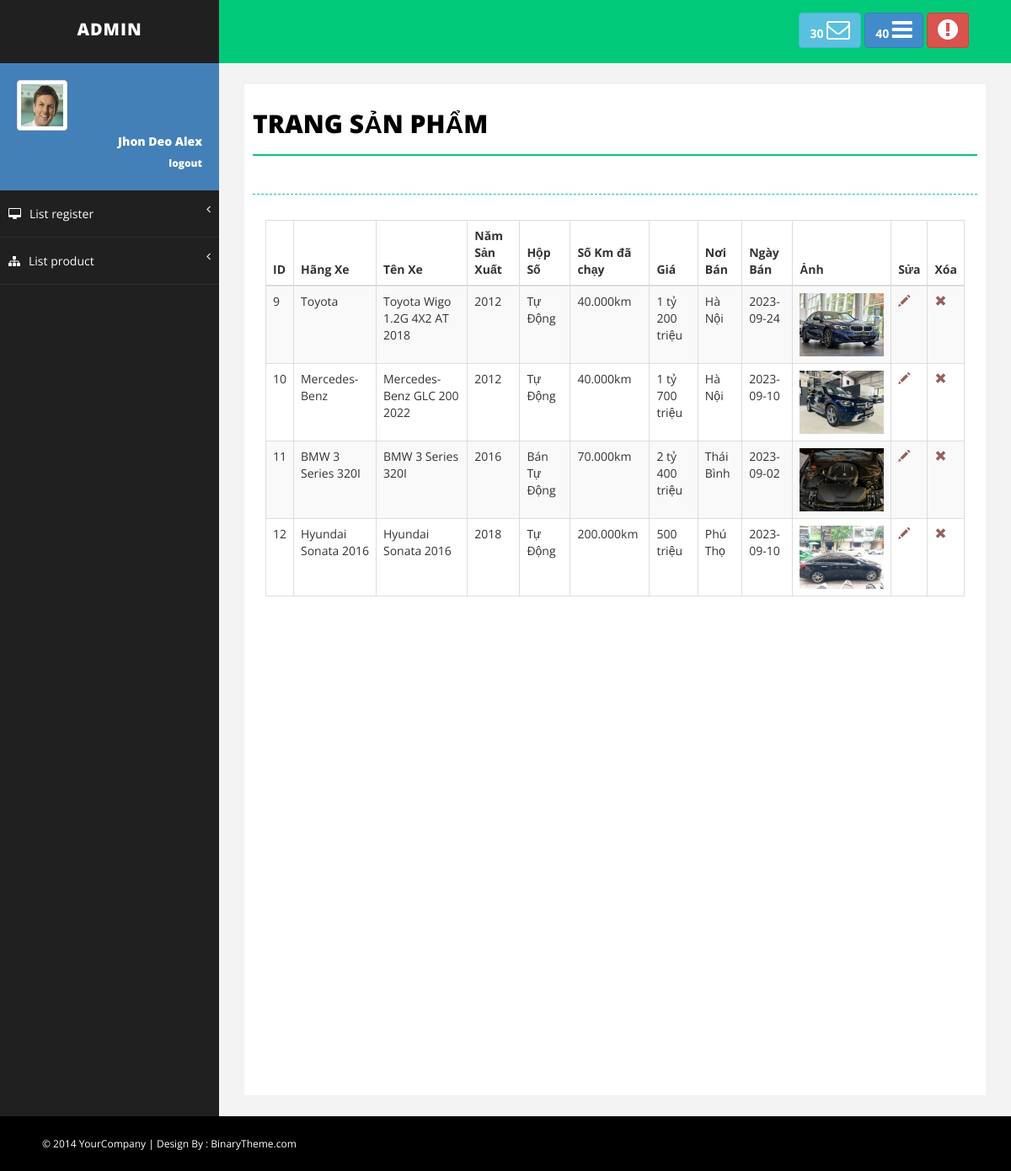
The app's page /admin/advance-admin/listproduct.php (signed in) with its own data.
### tables this page shows
CREATE TABLE `sanpham` (
  `ID` int(11) NOT NULL,
  `HangXe` varchar(255) DEFAULT NULL,
  `TenXe` varchar(255) DEFAULT NULL,
  `NamSanXuat` int(11) DEFAULT NULL,
  `HopSo` varchar(50) DEFAULT NULL,
  `SoKmDaChay` varchar(225) DEFAULT NULL,
  `Gia` varchar(225) DEFAULT NULL,
  `NoiBan` varchar(255) DEFAULT NULL,
  `NgayBan` date DEFAULT NULL,
  `Anh` varchar(255) DEFAULT NULL
);

### admin/advance-admin/control.php (called while the page is built, shortened)
<?php
include('../../connect.php');
class data
{
    private $conn;
    public function __construct() {
        global $conn;
        $this->conn = $conn;
    }
    public function get_all_products() {
        $sql = "SELECT * FROM sanpham";
        $result = mysqli_query($this->conn, $sql);
        $products = array();
        if ($result->num_rows > 0) {
            while ($row = $result->fetch_assoc()) {
                $products[] = $row;
            }
        }
        return $products;
    }
}

### admin/advance-admin/listproduct.php (the view, shortened to what this page needs)
<!DOCTYPE html>
<html xmlns="http://www.w3.org/1999/xhtml">
<head>
    <link href="assets/css/bootstrap.css" rel="stylesheet" />
    <link href="assets/css/font-awesome.css" rel="stylesheet" />
    <link href="assets/css/basic.css" rel="stylesheet" />
    <link href="assets/css/custom.css" rel="stylesheet" />
</head>
<body>
    <div id="wrapper">
        <nav class="navbar navbar-default navbar-cls-top " role="navigation" style="margin-bottom: 0">
            <div class="navbar-header">
                <a class="navbar-brand" href="index.html">ADMIN</a>
            </div>
            <div class="header-right">
              <a href="message-task.html" class="btn btn-info" title="New Message"><b>30 </b><i class="fa fa-envelope-o fa-2x"></i></a>
                <a href="message-task.html" class="btn btn-primary" title="New Task"><b>40 </b><i class="fa fa-bars fa-2x"></i></a>
                <a href="login.html" class="btn btn-danger" title="Logout"><i class="fa fa-exclamation-circle fa-2x"></i></a>
            </div>
        </nav>
        <nav class="navbar-default navbar-side" role="navigation">
            <div class="sidebar-collapse">
                <ul class="nav" id="main-menu">
                    <li>
                        <div class="user-img-div">
                            <img src="assets/img/user.png" class="img-thumbnail" />
                            <div class="inner-text">
                                Jhon Deo Alex
                            <br />
                            <small>
                                <a href="dangxuat.php" style="color: white">logout</a>
                                </small>
                            </div>
                        </div>
                    </li>
                    <li>
                        <a href="#"><i class="fa fa-desktop "></i>List register <span class="fa arrow"></span></a>
                    </li>
                    <li>
                        <a href="#"><i class="fa fa-sitemap "></i>List product<span class="fa arrow"></span></a>
            </div>
        </nav>
        <div id="page-wrapper">
        <div id="page-inner">
                <div class="row">
                    <div class="col-md-12">
                        <h1 class="page-head-line">Trang Sản Phẩm</h1>
                        <h1 class="page-subhead-line"> </h1>
                    </div>
                </div>
                <div class="col-lg-12 col-md-12 col-sm-12">
           <div class="table-responsive">
           <table class="table table-striped table-bordered table-hover">
    <thead>
    <tr>
    <th>ID</th>
    <th>Hãng Xe</th>
    <th>Tên Xe</th>
    <th>Năm Sản Xuất</th>
    <th>Hộp Số</th>
    <th>Số Km đã chạy</th>
    <th>Giá</th>
    <th>Nơi Bán</th>
    <th>Ngày Bán</th>
    <th>Ảnh</th>
    <th>Sửa</th>
    <th>Xóa</th>
</tr>
</thead>
<tbody>
    <?php
include('control.php');
$getdata = new data();
$products = $getdata->get_all_products();
foreach ($products as $product) {
    ?>
    <tr>
        <td><?php echo $product['ID'] ?></td>
        <td><?php echo $product['HangXe'] ?></td>
        <td><?php echo $product['TenXe'] ?></td>
        <td><?php echo $product['NamSanXuat'] ?></td>
        <td><?php echo $product['HopSo'] ?></td>
        <td><?php echo $product['SoKmDaChay'] ?></td>
        <td><?php echo $product['Gia'] ?></td>
        <td><?php echo $product['NoiBan'] ?></td>
        <td><?php echo $product['NgayBan'] ?></td>
        <td><img src='uploads/<?php echo $product['Anh'] ?>' alt='ảnh lỗi' width='100'></td>
        <td>
            <a href="edit_product.php?id=<?php echo $product['ID'] ?>">
                <span class="glyphicon glyphicon-pencil"></span>
            </a>
        </td>
        <td>
            <a href="delete_all.php?del_product=<?php echo $product['ID'] ?>" onclick="return(confirm('Bạn có chắc muốn xóa?'))">
                <span class="glyphicon glyphicon-remove"></span>
            </a>
        </td>
    </tr>
<?php } ?>
</tbody>
</table>
               </div>
         </div>
        </div>
    </div>
    <div id="footer-sec">
        &copy; 2014 YourCompany | Design By : <a href="http://www.binarytheme.com/" target="_blank">BinaryTheme.com</a>
    </div>
</body>
</html>

### admin/advance-admin/assets/css/basic.css (style rules this page uses)
body { font-family: 'Open Sans', sans-serif; line-height:25px; }
#wrapper { width: 100%; background: #202020; }
#page-wrapper { padding: 15px 15px; min-height: 600px; background: #F3F3F3; }
#page-inner { width: 100%; margin: 10px 20px 10px 0px; background-color: #fff!important; padding: 10px; min-height: 1200px; }
.page-head-line { font-size: 30px; text-transform: uppercase; color: #000; font-weight: 800; padding-bottom: 20px; border-bottom: 2px solid #00CA79; margin-bottom: 10px; }
.page-subhead-line { font-size: 14px; padding-top: 5px; padding-bottom: 20px; font-style:italic; margin-bottom:30px; border-bottom:1px dashed #00CA79; }
.navbar-cls-top .navbar-brand { color: #fff; background: #202020; width: 260px; text-align: center; height: 75px; font-size: 20px; letter-spacing: 1px; font-weight: 900; padding-top: 25px; text-transform:uppercase; }
.header-right { color: #fff; padding: 15px 50px 5px 50px; float: right; font-size: 16px; }
.user-img-div { min-height: 140px; padding: 20px; background-color: #4380B8; }
.user-img-div img { max-height: 60px; }
.user-img-div .inner-text { text-align: right; position: relative; color: #fff; font-weight: 800; line-height: 25px; }
.arrow { float: right; }
.fa.arrow:before { content: "\f104"; }
.sidebar-collapse, .sidebar-collapse .nav { background: none; }
.sidebar-collapse .nav { padding: 0; }
.sidebar-collapse .nav > li > a { color: #fff; background: #202020; text-shadow: none; padding: 15px 40px; border-bottom: 1px solid #2F2E31; }
.sidebar-collapse > .nav > li > a { padding: 15px 10px; }
.navbar-side { border: none; background-color: #202020; }
.navbar-cls-top { background: #00CA79; border-bottom: none; }
.navbar-default { border: 0px solid black; }
.navbar-header { background: #000000; }
.nav > li > a > i { margin-right: 10px; }
#footer-sec { background-color:#000; padding:20px 50px; color:#fff; font-size:12px; }
#footer-sec a { color:#fff; }
@media (min-width:768px) { #page-wrapper { margin: 0 0 0 260px; padding: 15px 30px; min-height: 1200px; } }
@media (min-width:768px) { .navbar-side { z-index: 1; position: absolute; width: 260px; } }
@media (min-width:768px) { .navbar { border-radius: 0px; } }

### records on screen
sanpham: ID "9", HangXe "Toyota", TenXe "Toyota Wigo 1.2G 4X2 AT 2018", NamSanXuat "2012", HopSo "Tự Động", SoKmDaChay "40.000km", Gia "1 tỷ 200 triệu", NoiBan "Hà Nội", NgayBan "2023-09-24", Anh (picture)
sanpham: ID "10", HangXe "Mercedes-Benz", TenXe "Mercedes-Benz GLC 200 2022", NamSanXuat "2012", HopSo "Tự Động", SoKmDaChay "40.000km", Gia "1 tỷ 700 triệu", NoiBan "Hà Nội", NgayBan "2023-09-10", Anh (picture)
sanpham: ID "11", HangXe "BMW 3 Series 320I", TenXe "BMW 3 Series 320I", NamSanXuat "2016", HopSo "Bán Tự Động", SoKmDaChay "70.000km", Gia "2 tỷ 400 triệu", NoiBan "Thái Bình", NgayBan "2023-09-02", Anh (picture)
sanpham: ID "12", HangXe "Hyundai Sonata 2016", TenXe "Hyundai Sonata 2016", NamSanXuat "2018", HopSo "Tự Động", SoKmDaChay "200.000km", Gia "500 triệu", NoiBan "Phú Thọ", NgayBan "2023-09-10", Anh (picture)
